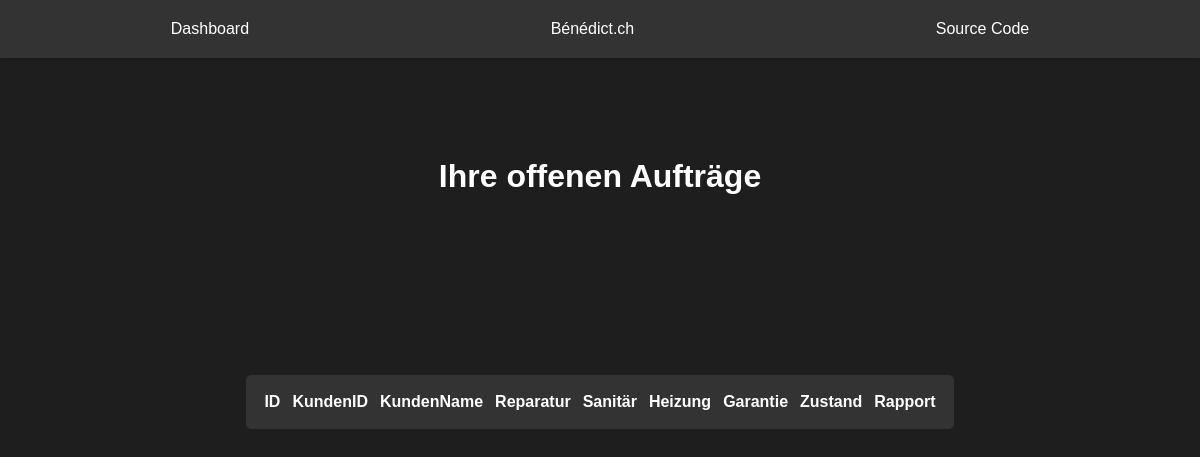
/oAuftraege.php (signed in), run on an earlier commit of the app's database.
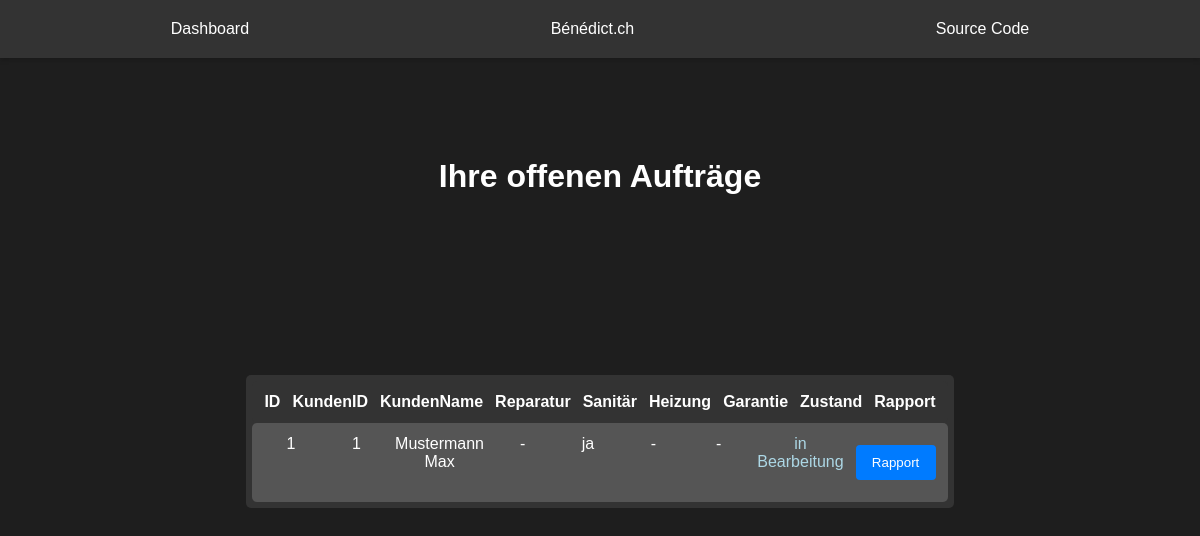
And on a later commit of the database.
### tables this page shows
CREATE TABLE Orders (
            orderID INTEGER PRIMARY KEY AUTOINCREMENT,
            kundenID INTEGER NOT NULL, /* Problem: need to manually type ID because AUTOINCREMENT cant be used rn. */
            kundenName TEXT NOT NULL,
            objAdresse TEXT NOT NULL,
            objOrt TEXT NOT NULL,
            objPLZ INTEGER NOT NULL,
            rechID INTEGER NOT NULL,
            orderDate TEXT NOT NULL,
            reparatur BOOLEAN DEFAULT 0,
            sanitaer BOOLEAN DEFAULT 0,
            heizung BOOLEAN DEFAULT 0,
            garantie BOOLEAN DEFAULT 0,
            bemerkung TEXT,
            terminwunsch TEXT,
            zustand TEXT CHECK(zustand IN ('COMPLETED', 'INPROGRESS', 'TODO')),
            arbeiterID INTEGER,
            completed BOOLEAN DEFAULT 0,
            completedDate TEXT NOT NULL,
            verrechnet BOOLEAN DEFAULT 0,
            rapport TEXT,
            FOREIGN KEY (kundenID) REFERENCES Kunden(id),
            FOREIGN KEY (rechID) REFERENCES Rechnung(id),
            FOREIGN KEY (arbeiterID) REFERENCES Users(id)
        );

### oAuftraege.php (the view, shortened to what this page needs)
<?php
include 'header.php';
$id = $_SESSION['id'];
?>
<!DOCTYPE html>
<html lang="en">
<head>
    <link rel="stylesheet" href="style/style.css">
</head>
<body>
    <h1 style="text-align: center; margin:  10px;">Ihre offenen Aufträge</h1>
    <div class="orders-container">
        <div class="orders-header">
            <div>ID</div>
            <div>KundenID</div>
            <div>KundenName</div>
            <div>Reparatur</div>
            <div>Sanitär</div>
            <div>Heizung</div>
            <div>Garantie</div>
            <div>Zustand</div>
            <div>Rapport</div>
        </div>
    <?php
        require 'db/conn.php';
        $zustandd = "COMPLETED";
        $query = "SELECT * FROM Orders WHERE arbeiterID = :id AND zustand != :zustandd";
        try {
            $stmt = $pdo->prepare($query);
            $stmt->bindParam(':id', $id, PDO::PARAM_INT);
            $stmt->bindParam(':zustandd', $zustandd, PDO::PARAM_STR);
            $stmt->execute();
        } catch (PDOException $e) {
            echo "Query error: " . $e->getMessage();
        }
        while ($row = $stmt->fetch(PDO::FETCH_ASSOC)) {
            $orderID = $row["orderID"];
            $kundenID = $row["kundenID"];
            $kundenName = $row["kundenName"];
            $reparatur = "-";
            $sanitaer = "-";
            $heizung = "-";
            $garantie = "-";
            if ($row["sanitaer"] == '1') {
                $sanitaer = "ja";
            }
            if($row["zustand"] == "INPROGRESS"){$color = "lightblue"; $zustand = "in Bearbeitung";}
                else if($row["zustand"] == "TODO"){$color = "orange"; $zustand = "Zu Bearbeiten";}
                else if($row["zustand"] == "COMPLETED"){$color = "green"; $zustand = "Abgeschlossen";}
                echo '<div class="order-row">
                <div>'.$orderID.'</div>
                <div>'.$kundenID.'</div>
                <div>'.$kundenName.'</div>
                <div>'.$reparatur.'</div>
                <div>'.$sanitaer.'</div>
                <div>'.$heizung.'</div>
                <div>'.$garantie.'</div>
                <div style="color: '.$color.';">'.$zustand.'</div>
                <div>
                <form id="formZuteilung" style="width:auto; padding:0px;margin:0px;background-color:transparent;border:none;box-shadow:none;" method="post" action="rapporte.php">
                    <button class="detail-btn" name="btn-id" id="btn-id" value="'.$orderID.'" data-id="'.$orderID.'">Rapport</button>
                </form>
                </div>
            </div>';
        }
    ?>
        </div>
    </body>
</html>

### header.php
<link rel="stylesheet" href="style/header.css">
<header>
    <nav>
        <ul>
        <li><a href="user.php">Dashboard</a></li>
        <li><a href="https://benedict.ch">Bénédict.ch</a></li>
        <li><a href="https://github.com/marcel7ag/m295projekt">Source Code</a></li>
    </ul>
</header>

### style/header.css (style rules this page uses)
* { margin: 0; padding: 0; box-sizing: border-box; }
nav { background-color: #333; color: #fff; padding: 20px; display: flex; justify-content: space-around; align-items: center; box-shadow: 0px 2px 5px rgba(0, 0, 0, 0.2); margin-bottom: 100px; }
nav ul { list-style-type: none; display: flex; justify-content: space-around; align-items: center; width: 100%; }
nav ul li a { color: #fff; text-decoration: none; padding: 10px; transition: background-color 0.3s ease; }

### style/style.css (style rules this page uses)
body { font-family: Arial, sans-serif; background-color: #1e1e1e; color: #fff; margin: 0; padding: 0; }
form { width: 300px; margin: 0 auto; padding: 20px; background-color: #333; border-radius: 8px; box-shadow: 0px 0px 10px 0px rgba(0,0,0,0.1); }
input[type="submit"], button { width: 100%; padding: 10px; margin: 10px 0; border-radius: 4px; border: none; background-color: #007BFF; color: #fff; cursor: pointer; }
.detail-btn { align-items: center; width: 80px; }
.orders-container { width: fit-content; display: flex; flex-direction: column; align-items: center; background-color: #333; border-radius: 5px; margin: 15% auto; padding: 6px; overflow-x: auto; }
.orders-header, .order-row { display: flex; justify-content: space-around; width: 100%; background-color: inherit; padding: 6px; border-radius: 5px; }
.orders-header div, .order-row div { flex: 1; text-align: center; padding: 6px; }
.orders-header div { font-weight: bold; }
.order-row:nth-child(even) { background-color: #555; }

What changed in the data, as far as the page shows it:
now on this page (row edited): orders: orderID "1", kundenID "1", kundenName "Mustermann Max", reparatur "-", sanitaer "ja", heizung "-", garantie "-", zustand "in Bearbeitung"
